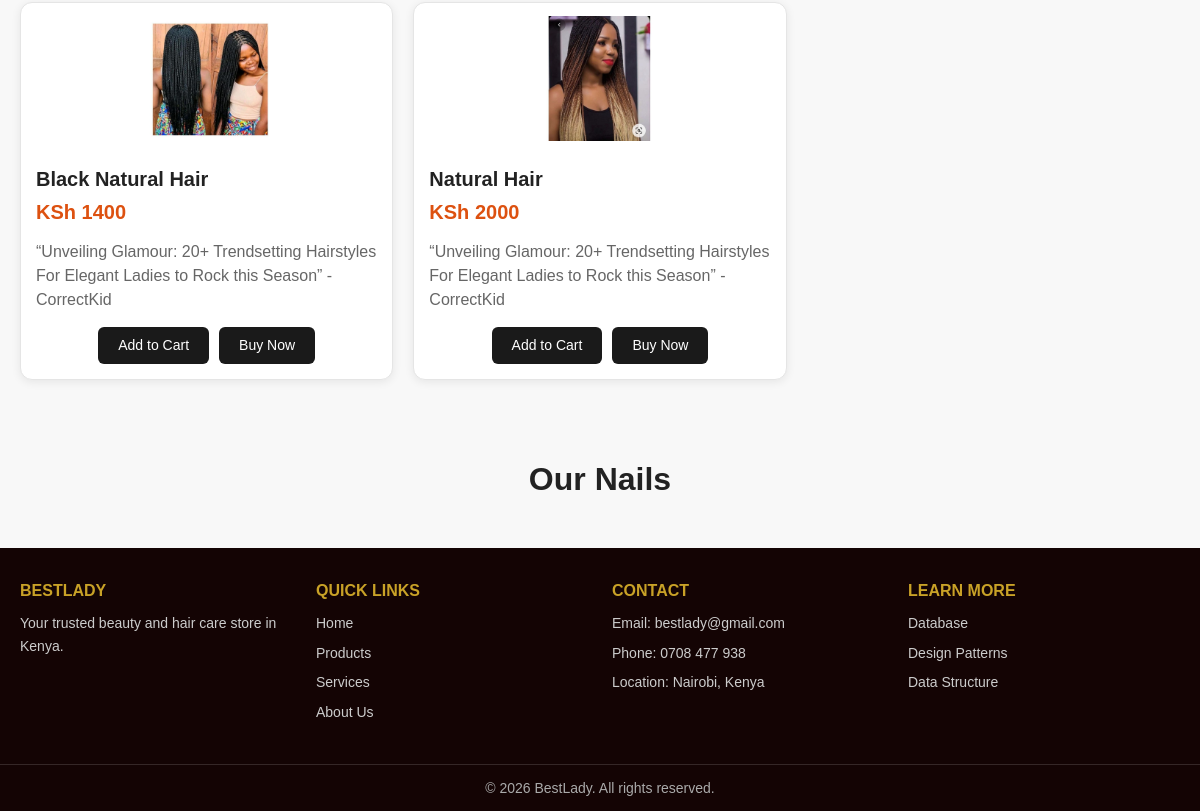
/ (lower part), run on an earlier commit of the app's database.
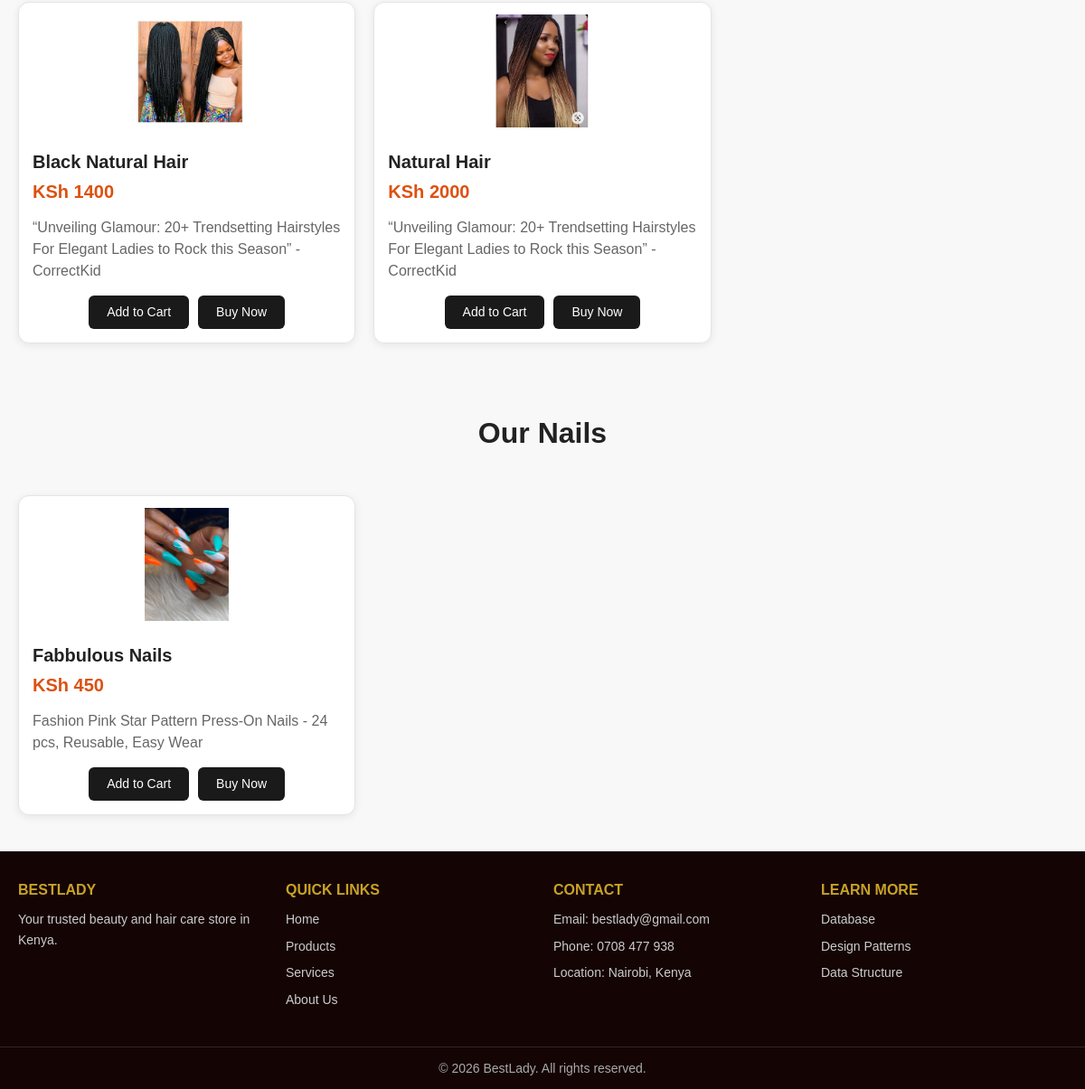
And on a later commit of the database.
### myapp/models.py (models this page shows, shortened)
class Hair(models.Model):
    name = models.CharField(max_length=100)
    price = models.IntegerField()
    description = models.TextField()
    image = models.ImageField(upload_to='img/')

class Nail(models.Model):
    name = models.CharField(max_length=100)
    price = models.IntegerField()
    description = models.TextField()
    image = models.ImageField(upload_to='img/')
    from django.db import models

### myapp/views.py (the view)
# urls.py: path('', views.home, name='home'),
def home(request):
    products = Product.objects.all()
    hairs = Hair.objects.all()
    nails = Nail.objects.all()
    return render(request, 'home.html', {'products': products, 'hairs': hairs, 'nails': nails})

### myapp/context_processors.py (called while the page is built)
def cart_count(request):
    cart = request.session.get('cart', {})
    total_items = 0
    for quantity in cart.values():
        try:
            total_items += int(quantity)
        except (TypeError, ValueError):
            continue
    return {'cart_count': total_items}

### myapp/templates/home.html (shortened to what this page needs)
{% extends "base.html" %}
{% load static %}
{% block content %}
<div class="container">
    {% for hair in hairs %}
    <div class="product-card">
        <div class="image-box">
            <img src="{{ hair.image.url }}" alt="{{ hair.name }}">
        </div>
        <div class="content">
            <h3>{{ hair.name }}</h3>
            <p class="price">KSh {{ hair.price }}</p>
            <p class="desc">{{ hair.description|truncatechars:120 }}</p>
            <div class="button-group">
                <form action="{% url 'cart_add' 'hair' hair.id %}" method="post">
                    <button class="btn-cart" type="submit">Add to Cart</button>
                </form>
                <button>Buy Now</button>
            </div>
        </div>
    </div>
    {% endfor %}
</div>
<div class="container">
    <h1 class="title">Our Nails</h1>
    {% for nail in nails %}
    <div class="product-card">
        <div class="image-box">
            <img src="{{ nail.image.url }}" alt="{{ nail.name }}">
        </div>
        <div class="content">
            <h3>{{ nail.name }}</h3>
            <p class="price">KSh {{ nail.price }}</p>
            <p class="desc">{{ nail.description|truncatechars:120 }}</p>
            <div class="button-group">
                <form action="{% url 'cart_add' 'nail' nail.id %}" method="post">
                    <button class="btn-cart" type="submit">Add to Cart</button>
                </form>
                <button>Buy Now</button>
            </div>
        </div>
    </div>
    {% endfor %}
</div>
{% endblock %}

What changed in the data, as far as the page shows it:
added Nail: image (picture), name "Fabbulous Nails", price "450", description "Fashion Pink Star Pattern Press-On Nails - 24 pcs, Reusable, Easy Wear"
